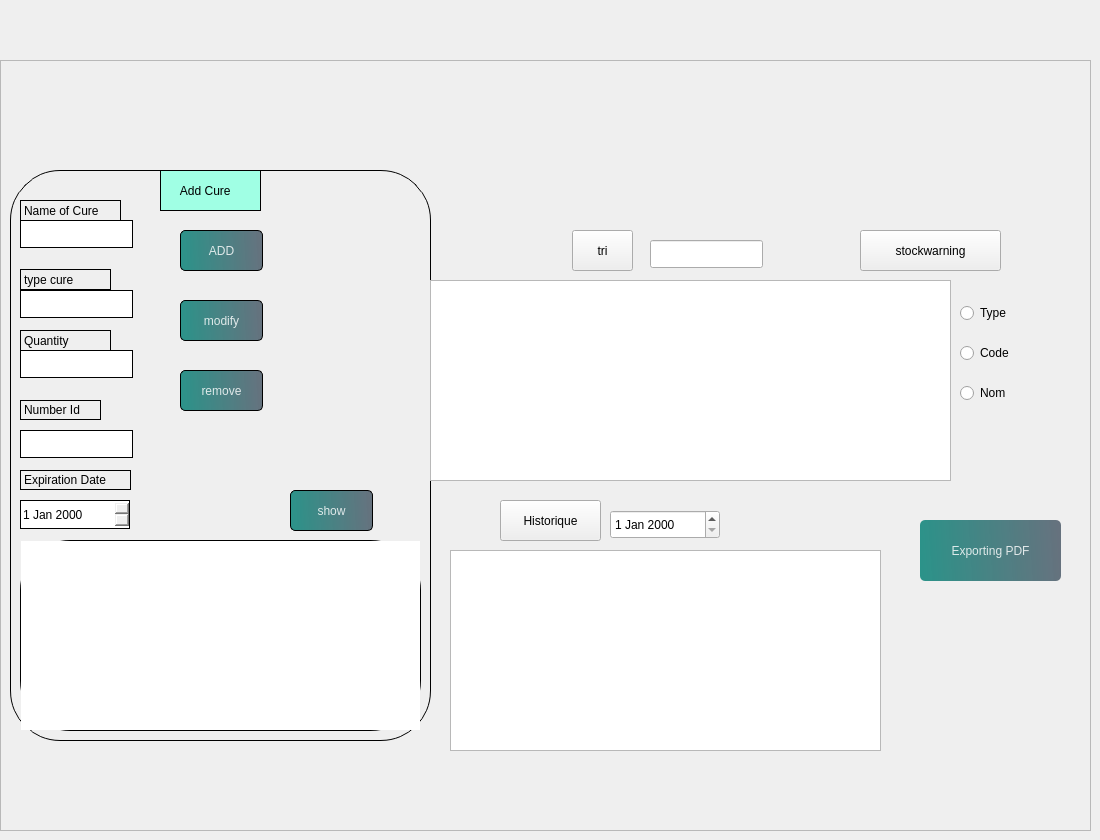
            <widget class="QWidget" name="a5">
             <widget class="QFrame" name="frame_11">
              <property name="geometry">
               <rect>
                <x>0</x>
                <y>60</y>
                <width>1091</width>
                <height>771</height>
               </rect>
              </property>
              <property name="frameShape">
               <enum>QFrame::Shape::StyledPanel</enum>
              </property>
              <property name="frameShadow">
               <enum>QFrame::Shadow::Raised</enum>
              </property>
              <widget class="QFrame" name="frame_12">
               <property name="geometry">
                <rect>
                 <x>10</x>
                 <y>110</y>
                 <width>421</width>
                 <height>571</height>
                </rect>
               </property>
               <property name="styleSheet">
                <string notr="true">backgrround-color: rgb(212,153,162);
border-radius: 50px;
border:1px solid #000</string>
               </property>
               <property name="frameShape">
                <enum>QFrame::Shape::StyledPanel</enum>
               </property>
               <property name="frameShadow">
                <enum>QFrame::Shadow::Raised</enum>
               </property>
               <widget class="QPushButton" name="delete_2">
                <property name="geometry">
                 <rect>
                  <x>170</x>
                  <y>200</y>
                  <width>83</width>
                  <height>41</height>
                 </rect>
                </property>
                <property name="styleSheet">
                 <string notr="true">
#pushButton_21{
color: rgb(0, 0, 0);
}
QPushButton, #pushButton_29{
	background-color: qlineargradient(spread:pad, x1:0, y1:0.505682, x2:1, y2:0.477, stop:0 rgba(11, 131, 120, 219), stop:1 rgba(85, 98, 112, 226));
	color:rgba(255, 255, 255, 210);
	border-radius:5px;
}

QPushButton#pushButton_29:hover{
	background-color: qlineargradient(spread:pad, x1:0, y1:0.505682, x2:1, y2:0.477, stop:0 rgba(150, 123, 111, 219), stop:1 rgba(85, 81, 84, 226));
}

QPushButton#pushButton_29:pressed{
	padding-left:5px;
	padding-top:5px;
	background-color:rgba(150, 123, 111, 255);
}
</string>
                </property>
                <property name="text">
                 <string>remove</string>
                </property>
                <property name="checkable">
                 <bool>true</bool>
                </property>
               </widget>
               <widget class="QLabel" name="label_40">
                <property name="geometry">
                 <rect>
                  <x>10</x>
                  <y>30</y>
                  <width>101</width>
                  <height>21</height>
                 </rect>
                </property>
                <property name="styleSheet">
                 <string notr="true">color: rgb(0, 0, 0);</string>
                </property>
                <property name="text">
                 <string>Name of Cure</string>
                </property>
               </widget>
               <widget class="QLineEdit" name="type_ui">
                <property name="geometry">
                 <rect>
                  <x>10</x>
                  <y>120</y>
                  <width>113</width>
                  <height>28</height>
                 </rect>
                </property>
                <property name="styleSheet">
                 <string notr="true">background-color: rgb(255, 255, 255);
color: rgb(0, 0, 0);</string>
                </property>
               </widget>
               <widget class="QLabel" name="label_41">
                <property name="geometry">
                 <rect>
                  <x>10</x>
                  <y>230</y>
                  <width>81</width>
                  <height>20</height>
                 </rect>
                </property>
                <property name="styleSheet">
                 <string notr="true">color: rgb(0, 0, 0);</string>
                </property>
                <property name="text">
                 <string>Number Id</string>
                </property>
               </widget>
               <widget class="QLabel" name="label_43">
                <property name="geometry">
                 <rect>
                  <x>10</x>
                  <y>300</y>
                  <width>111</width>
                  <height>20</height>
                 </rect>
                </property>
                <property name="styleSheet">
                 <string notr="true">color: rgb(0, 0, 0);</string>
                </property>
                <property name="text">
                 <string>Expiration Date</string>
                </property>
               </widget>
               <widget class="QLabel" name="label_50">
                <property name="geometry">
                 <rect>
                  <x>10</x>
                  <y>99</y>
                  <width>91</width>
                  <height>21</height>
                 </rect>
                </property>
                <property name="styleSheet">
                 <string notr="true">color: rgb(0, 0, 0);</string>
                </property>
                <property name="text">
                 <string>type cure</string>
                </property>
               </widget>
               <widget class="QLabel" name="label_53">
                <property name="geometry">
                 <rect>
                  <x>10</x>
                  <y>160</y>
                  <width>91</width>
                  <height>21</height>
                 </rect>
                </property>
                <property name="styleSheet">
                 <string notr="true">color: rgb(0, 0, 0);</string>
                </property>
                <property name="text">
                 <string>Quantity</string>
                </property>
               </widget>
               <widget class="QLineEdit" name="name_ui">
                <property name="geometry">
                 <rect>
                  <x>10</x>
                  <y>50</y>
                  <width>113</width>
                  <height>28</height>
                 </rect>
                </property>
                <property name="styleSheet">
                 <string notr="true">background-color: rgb(255, 255, 255);
color: rgb(0, 0, 0);</string>
                </property>
               </widget>
               <widget class="QLineEdit" name="quantity_ui">
                <property name="geometry">
                 <rect>
                  <x>10</x>
                  <y>180</y>
                  <width>113</width>
                  <height>28</height>
                 </rect>
                </property>
                <property name="styleSheet">
                 <string notr="true">background-color: rgb(255, 255, 255);
color: rgb(0, 0, 0);</string>
                </property>
               </widget>
               <widget class="QLineEdit" name="code_ui">
                <property name="geometry">
                 <rect>
                  <x>10</x>
                  <y>260</y>
                  <width>113</width>
                  <height>28</height>
                 </rect>
                </property>
                <property name="styleSheet">
                 <string notr="true">background-color: rgb(255, 255, 255);
color: rgb(0, 0, 0);</string>
                </property>
               </widget>
               <widget class="QLabel" name="label_68">
                <property name="geometry">
                 <rect>
                  <x>150</x>
                  <y>0</y>
                  <width>101</width>
                  <height>41</height>
                 </rect>
                </property>
                <property name="styleSheet">
                 <string notr="true">color: rgb(0, 0, 0);
background-color: rgb(160, 255, 228);</string>
                </property>
                <property name="text">
                 <string>     Add Cure</string>
                </property>
               </widget>
               <widget class="QPushButton" name="edit">
                <property name="geometry">
                 <rect>
                  <x>170</x>
                  <y>130</y>
                  <width>83</width>
                  <height>41</height>
                 </rect>
                </property>
                <property name="styleSheet">
                 <string notr="true">
#pushButton_21{
color: rgb(0, 0, 0);
}
QPushButton, #pushButton_29{
	background-color: qlineargradient(spread:pad, x1:0, y1:0.505682, x2:1, y2:0.477, stop:0 rgba(11, 131, 120, 219), stop:1 rgba(85, 98, 112, 226));
	color:rgba(255, 255, 255, 210);
	border-radius:5px;
}

QPushButton#pushButton_29:hover{
	background-color: qlineargradient(spread:pad, x1:0, y1:0.505682, x2:1, y2:0.477, stop:0 rgba(150, 123, 111, 219), stop:1 rgba(85, 81, 84, 226));
}

QPushButton#pushButton_29:pressed{
	padding-left:5px;
	padding-top:5px;
	background-color:rgba(150, 123, 111, 255);
}
</string>
                </property>
                <property name="text">
                 <string>modify</string>
                </property>
                <property name="checkable">
                 <bool>true</bool>
                </property>
               </widget>
               <widget class="QPushButton" name="show">
                <property name="geometry">
                 <rect>
                  <x>280</x>
                  <y>320</y>
                  <width>83</width>
                  <height>41</height>
                 </rect>
                </property>
                <property name="styleSheet">
                 <string notr="true">
#pushButton_21{
color: rgb(0, 0, 0);
}
QPushButton, #pushButton_29{
	background-color: qlineargradient(spread:pad, x1:0, y1:0.505682, x2:1, y2:0.477, stop:0 rgba(11, 131, 120, 219), stop:1 rgba(85, 98, 112, 226));
	color:rgba(255, 255, 255, 210);
	border-radius:5px;
}

QPushButton#pushButton_29:hover{
	background-color: qlineargradient(spread:pad, x1:0, y1:0.505682, x2:1, y2:0.477, stop:0 rgba(150, 123, 111, 219), stop:1 rgba(85, 81, 84, 226));
}

QPushButton#pushButton_29:pressed{
	padding-left:5px;
	padding-top:5px;
	background-color:rgba(150, 123, 111, 255);
}
</string>
                </property>
                <property name="text">
                 <string>show</string>
                </property>
                <property name="checkable">
                 <bool>true</bool>
                </property>
               </widget>
               <widget class="QPushButton" name="ajoute">
                <property name="geometry">
                 <rect>
                  <x>170</x>
                  <y>60</y>
                  <width>83</width>
                  <height>41</height>
                 </rect>
                </property>
                <property name="styleSheet">
                 <string notr="true">
#pushButton_21{
color: rgb(0, 0, 0);
}
QPushButton, #pushButton_29{
	background-color: qlineargradient(spread:pad, x1:0, y1:0.505682, x2:1, y2:0.477, stop:0 rgba(11, 131, 120, 219), stop:1 rgba(85, 98, 112, 226));
	color:rgba(255, 255, 255, 210);
	border-radius:5px;
}

QPushButton#pushButton_29:hover{
	background-color: qlineargradient(spread:pad, x1:0, y1:0.505682, x2:1, y2:0.477, stop:0 rgba(150, 123, 111, 219), stop:1 rgba(85, 81, 84, 226));
}

QPushButton#pushButton_29:pressed{
	padding-left:5px;
	padding-top:5px;
	background-color:rgba(150, 123, 111, 255);
}
</string>
                </property>
                <property name="text">
                 <string>ADD</string>
                </property>
                <property name="checkable">
                 <bool>true</bool>
                </property>
               </widget>
               <widget class="QTableView" name="tableView">
                <property name="geometry">
                 <rect>
                  <x>10</x>
                  <y>370</y>
                  <width>401</width>
                  <height>191</height>
                 </rect>
                </property>
               </widget>
               <widget class="QDateEdit" name="date_ui">
                <property name="geometry">
                 <rect>
                  <x>10</x>
                  <y>330</y>
                  <width>110</width>
                  <height>29</height>
                 </rect>
                </property>
               </widget>
              </widget>
              <widget class="QTableView" name="tableView_2">
               <property name="geometry">
                <rect>
                 <x>430</x>
                 <y>220</y>
                 <width>521</width>
                 <height>201</height>
                </rect>
               </property>
               <property name="styleSheet">
                <string notr="true">color: rgb(0, 0, 0);</string>
               </property>
              </widget>
              <widget class="QLabel" name="pic1_2">
               <property name="geometry">
                <rect>
                 <x>400</x>
                 <y>0</y>
                 <width>601</width>
                 <height>151</height>
                </rect>
               </property>
               <property name="text">
                <string/>
               </property>
               <property name="pixmap">
                <pixmap>img/Nouveau dossier/aze.png</pixmap>
               </property>
              </widget>
              <widget class="QLabel" name="label_65">
               <property name="geometry">
                <rect>
                 <x>970</x>
                 <y>530</y>
                 <width>31</width>
                 <height>41</height>
                </rect>
               </property>
               <property name="text">
                <string/>
               </property>
               <property name="pixmap">
                <pixmap resource="resource.qrc">:/img/img/download.svg</pixmap>
               </property>
              </widget>
              <widget class="QPushButton" name="PDF">
               <property name="geometry">
                <rect>
                 <x>920</x>
                 <y>460</y>
                 <width>141</width>
                 <height>61</height>
                </rect>
               </property>
               <property name="styleSheet">
                <string notr="true">
#pushButton_21{
color: rgb(0, 0, 0);
}
QPushButton, #pushButton_29{
	background-color: qlineargradient(spread:pad, x1:0, y1:0.505682, x2:1, y2:0.477, stop:0 rgba(11, 131, 120, 219), stop:1 rgba(85, 98, 112, 226));
	color:rgba(255, 255, 255, 210);
	border-radius:5px;
}

QPushButton#pushButton_29:hover{
	background-color: qlineargradient(spread:pad, x1:0, y1:0.505682, x2:1, y2:0.477, stop:0 rgba(150, 123, 111, 219), stop:1 rgba(85, 81, 84, 226));
}

QPushButton#pushButton_29:pressed{
	padding-left:5px;
	padding-top:5px;
	background-color:rgba(150, 123, 111, 255);
}
</string>
               </property>
               <property name="text">
                <string>Exporting PDF</string>
               </property>
              </widget>
              <widget class="QPushButton" name="tri">
               <property name="geometry">
                <rect>
                 <x>572</x>
                 <y>170</y>
                 <width>61</width>
                 <height>41</height>
                </rect>
               </property>
               <property name="styleSheet">
                <string notr="true">QPushButton, #pushButton_4 {
    background-color: qlineargradient(spread:pad, x1:0, y1:0.505682, x2:1, y2:0.477, 
        stop:0 rgba(11, 131, 120, 219), stop:1 rgba(85, 98, 112, 226));
    color: rgba(255, 255, 255, 210);
    border-radius: 5px;
    transition: background-color 0.3s ease-in-out; /* Transition effect */
}

QPushButton#pushButton_4:hover {
    background-color: qlineargradient(spread:pad, x1:0, y1:0.505682, x2:1, y2:0.477, 
        stop:0 rgba(150, 123, 111, 219), stop:1 rgba(85, 81, 84, 226));
}

QPushButton#pushButton_4:pressed {
    padding-left: 5px;
    padding-top: 5px;
    background-color: rgba(150, 123, 111, 255);
    transition: background-color 0.1s ease-out; /* Faster transition when pressed */
}



color: rgb(0, 0, 0);</string>
               </property>
               <property name="text">
                <string>tri</string>
               </property>
              </widget>
              <widget class="QLineEdit" name="searchInput">
               <property name="geometry">
                <rect>
                 <x>650</x>
                 <y>180</y>
                 <width>113</width>
                 <height>28</height>
                </rect>
               </property>
              </widget>
              <widget class="QRadioButton" name="radio_nom">
               <property name="geometry">
                <rect>
                 <x>960</x>
                 <y>320</y>
                 <width>112</width>
                 <height>26</height>
                </rect>
               </property>
               <property name="text">
                <string>Nom</string>
               </property>
              </widget>
              <widget class="QRadioButton" name="radio_type">
               <property name="geometry">
                <rect>
                 <x>960</x>
                 <y>240</y>
                 <width>112</width>
                 <height>26</height>
                </rect>
               </property>
               <property name="text">
                <string>Type</string>
               </property>
              </widget>
              <widget class="QRadioButton" name="radio_code">
               <property name="geometry">
                <rect>
                 <x>960</x>
                 <y>280</y>
                 <width>112</width>
                 <height>26</height>
                </rect>
               </property>
               <property name="text">
                <string>Code</string>
               </property>
              </widget>
              <widget class="QPushButton" name="Historique">
               <property name="geometry">
                <rect>
                 <x>500</x>
                 <y>440</y>
                 <width>101</width>
                 <height>41</height>
                </rect>
               </property>
               <property name="styleSheet">
                <string notr="true">QPushButton, #pushButton_4 {
    background-color: qlineargradient(spread:pad, x1:0, y1:0.505682, x2:1, y2:0.477, 
        stop:0 rgba(11, 131, 120, 219), stop:1 rgba(85, 98, 112, 226));
    color: rgba(255, 255, 255, 210);
    border-radius: 5px;
    transition: background-color 0.3s ease-in-out; /* Transition effect */
}

QPushButton#pushButton_4:hover {
    background-color: qlineargradient(spread:pad, x1:0, y1:0.505682, x2:1, y2:0.477, 
        stop:0 rgba(150, 123, 111, 219), stop:1 rgba(85, 81, 84, 226));
}

QPushButton#pushButton_4:pressed {
    padding-left: 5px;
    padding-top: 5px;
    background-color: rgba(150, 123, 111, 255);
    transition: background-color 0.1s ease-out; /* Faster transition when pressed */
}



color: rgb(0, 0, 0);</string>
               </property>
               <property name="text">
                <string>Historique</string>
               </property>
              </widget>
              <widget class="QTableView" name="tableView_3">
               <property name="geometry">
                <rect>
                 <x>450</x>
                 <y>490</y>
                 <width>431</width>
                 <height>201</height>
                </rect>
               </property>
               <property name="styleSheet">
                <string notr="true">color: rgb(0, 0, 0);</string>
               </property>
              </widget>
              <widget class="QDateEdit" name="date_ui_2">
               <property name="geometry">
                <rect>
                 <x>610</x>
                 <y>450</y>
                 <width>110</width>
                 <height>29</height>
                </rect>
               </property>
              </widget>
              <widget class="QPushButton" name="stockwarning">
               <property name="geometry">
                <rect>
                 <x>860</x>
                 <y>170</y>
                 <width>141</width>
                 <height>41</height>
                </rect>
               </property>
               <property name="styleSheet">
                <string notr="true">QPushButton, #pushButton_4 {
    background-color: qlineargradient(spread:pad, x1:0, y1:0.505682, x2:1, y2:0.477, 
        stop:0 rgba(11, 131, 120, 219), stop:1 rgba(85, 98, 112, 226));
    color: rgba(255, 255, 255, 210);
    border-radius: 5px;
    transition: background-color 0.3s ease-in-out; /* Transition effect */
}

QPushButton#pushButton_4:hover {
    background-color: qlineargradient(spread:pad, x1:0, y1:0.505682, x2:1, y2:0.477, 
        stop:0 rgba(150, 123, 111, 219), stop:1 rgba(85, 81, 84, 226));
}

QPushButton#pushButton_4:pressed {
    padding-left: 5px;
    padding-top: 5px;
    background-color: rgba(150, 123, 111, 255);
    transition: background-color 0.1s ease-out; /* Faster transition when pressed */
}



color: rgb(0, 0, 0);</string>
               </property>
               <property name="text">
                <string>stockwarning</string>
               </property>
              </widget>
             </widget>
            </widget>
